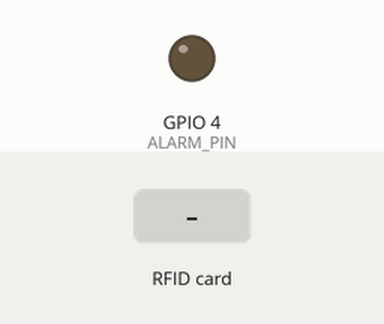
This sketch was run on a simulated ESP8266 (NodeMCU). On the bench: output pins drawn as LEDs (lit = HIGH). The test bench sets the inputs (shaded band). WiFi joins after 1.5 s; servers stay silent unless stated; uploads are accepted with an empty reply; what the sketch prints to the serial monitor is not drawn.

Above: at 2.7 s.
2.8 s: RFID card 06 12 20 02 held to the reader
At 3.6 s:
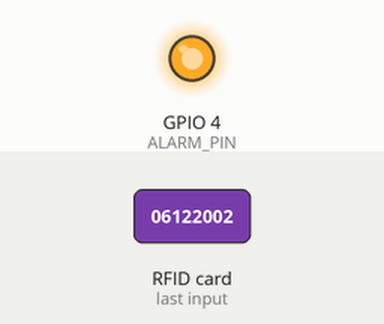
5.3 s: RFID card 5E 7A 19 C4 held to the reader
At 7.5 s:
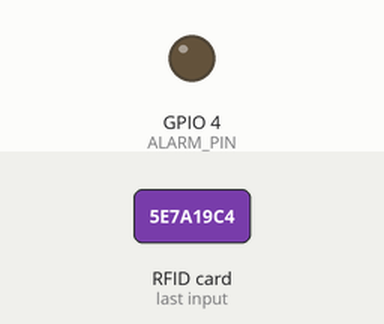
Timing chart, 0 to 9.0 s (numbered marks = the images above; inputs shaded):
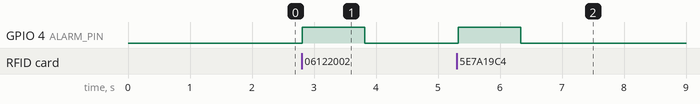

The sketch:

absensei-web.ino
```cpp
#include <ESP8266WiFi.h>
#include <ESP8266HTTPClient.h>
#include <SPI.h>
#include <MFRC522.h>

// **Konfigurasi WiFi**
const char* ssid = "Yoss";
const char* password = "06122002";

// **API Server**
const char* serverHost = "http://absen-pondok.arunovasi.my.id";

// **Konfigurasi RFID**
#define SS_PIN 15   // D8 -> GPIO15
#define RST_PIN 16  // D0 -> GPIO16
#define ALARM_PIN 4 // D2 -> GPIO4

MFRC522 rfid(SS_PIN, RST_PIN);
WiFiClient client;

unsigned long lastCardTime = 0;
const unsigned long cardTimeout = 2000; // Timeout 2 detik
String lastCardID = "";

// **Alarm**
bool alarmActive = false;
unsigned long alarmStartTime = 0;
const unsigned long alarmDuration = 1000; // 1 detik

void setup() {
    Serial.begin(115200);
    SPI.begin();
    rfid.PCD_Init();
    pinMode(ALARM_PIN, OUTPUT);
    digitalWrite(ALARM_PIN, LOW);

    // **Koneksi ke WiFi**
    WiFi.begin(ssid, password);
    Serial.print("Menghubungkan ke WiFi");
    while (WiFi.status() != WL_CONNECTED) {
        delay(500);
        Serial.print(".");
    }
    Serial.println("\nTerhubung ke WiFi!");
}

void loop() {
    // **Pastikan alarm menyala selama `alarmDuration`**
    if (alarmActive && millis() - alarmStartTime >= alarmDuration) {
        digitalWrite(ALARM_PIN, LOW);
        alarmActive = false;
    }

    // **Cek apakah ada kartu RFID yang didekatkan**
    if (rfid.PICC_IsNewCardPresent() && rfid.PICC_ReadCardSerial()) {
        String cardID = getCardID();

        // **Pastikan kartu tidak sama dalam 2 detik terakhir**
        if (cardID != lastCardID || millis() - lastCardTime > cardTimeout) {
            Serial.println("RFID Terdeteksi: " + cardID);
            lastCardID = cardID;
            lastCardTime = millis();

            // **Nyalakan alarm selama 1 detik**
            digitalWrite(ALARM_PIN, HIGH);
            alarmActive = true;
            alarmStartTime = millis();

            // **Kirim data ke API**
            if (sendRFID(cardID)) {
                sendAttendance(cardID);
            }
        }
    }
    rfid.PICC_HaltA(); // Hentikan pembacaan sementara
}

// **Fungsi untuk mendapatkan ID RFID dalam format HEX**
String getCardID() {
    String id = "";
    for (byte i = 0; i < rfid.uid.size; i++) {
        id += String(rfid.uid.uidByte[i], HEX);
    }
    return id;
}

// **Mengirim RFID ke API /api/push-rfid**
bool sendRFID(String cardID) {
    if (WiFi.status() != WL_CONNECTED) return false;

    HTTPClient http;
    String url = String(serverHost) + "/api/push-rfid";
    String jsonData = "{\"rfid_number\":\"" + cardID + "\"}";

    http.begin(client, url);
    http.addHeader("Content-Type", "application/json");

    Serial.println("Mengirim data RFID...");
    int httpResponseCode = http.POST(jsonData);

    if (httpResponseCode > 0) {
        String response = http.getString();
        Serial.println("Respon: " + response);
        http.end();
        return true;
    } else {
        Serial.print("Gagal mengirim RFID. Kode: ");
        Serial.println(httpResponseCode);
        http.end();
        return false;
    }
}

// **Mengirim Absensi ke API /api/attendance/record**
void sendAttendance(String cardID) {
    if (WiFi.status() != WL_CONNECTED) return;

    HTTPClient http;
    String url = String(serverHost) + "/api/attendance/record";
    String jsonData = "{\"rfid_number\":\"" + cardID + "\", \"time\":\"\"}";

    http.begin(client, url);
    http.addHeader("Content-Type", "application/json");

    Serial.println("Mengirim absensi...");
    int httpResponseCode = http.POST(jsonData);

    if (httpResponseCode > 0) {
        String response = http.getString();
        Serial.println("HTTP Code: " + String(httpResponseCode));
        Serial.println("Respon Absensi: " + response);
    } else {
        Serial.print("Gagal mengirim absensi. Kode: ");
        Serial.println(httpResponseCode);
    }

    http.end();
}
```

Measured:
- after the input at 2.8 s, GPIO 4 (ALARM_PIN): LOW → HIGH at once, → LOW 1.0 s later
- after the input at 5.3 s, GPIO 4 (ALARM_PIN): LOW → HIGH at once, → LOW 1.0 s later
